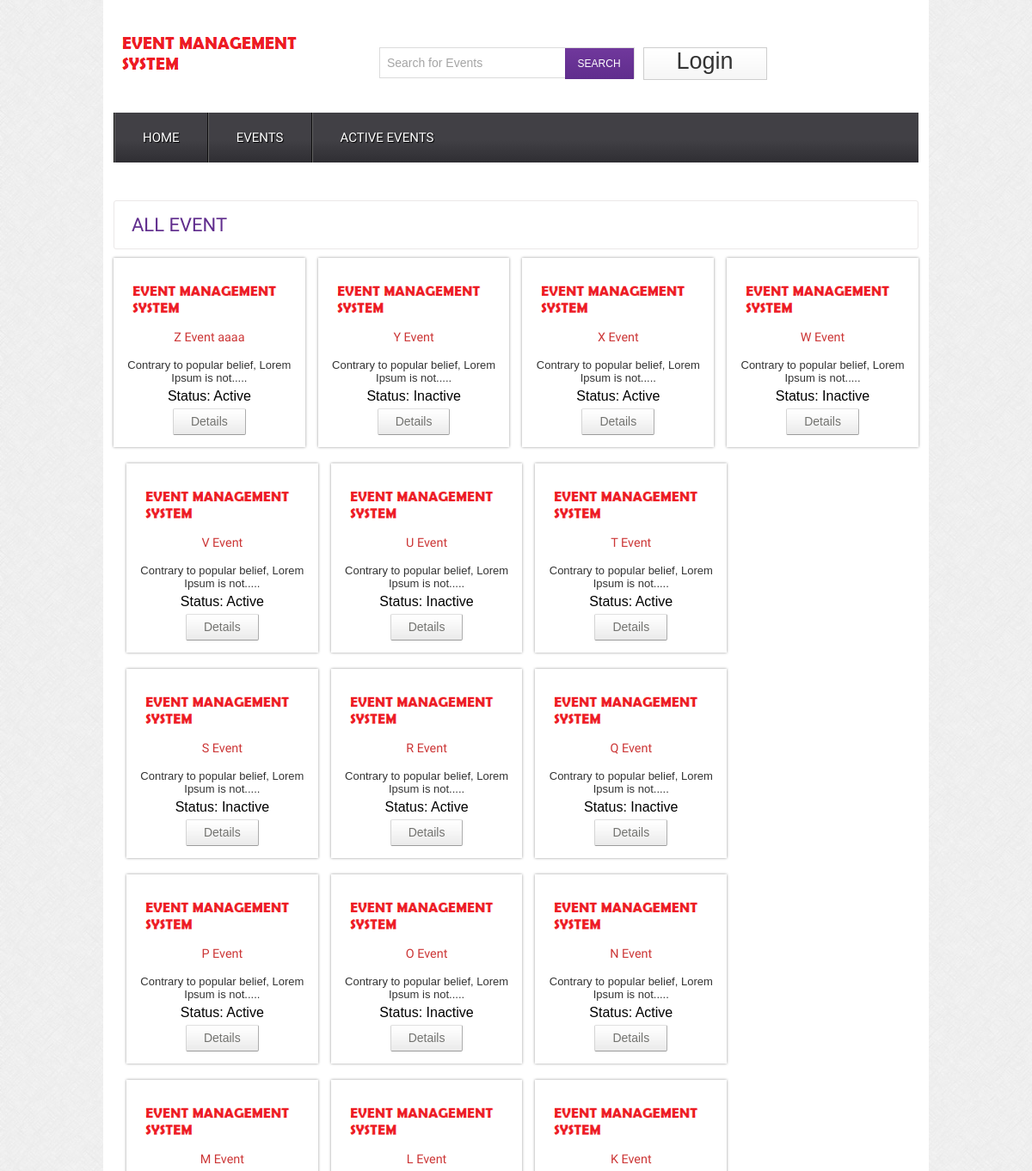
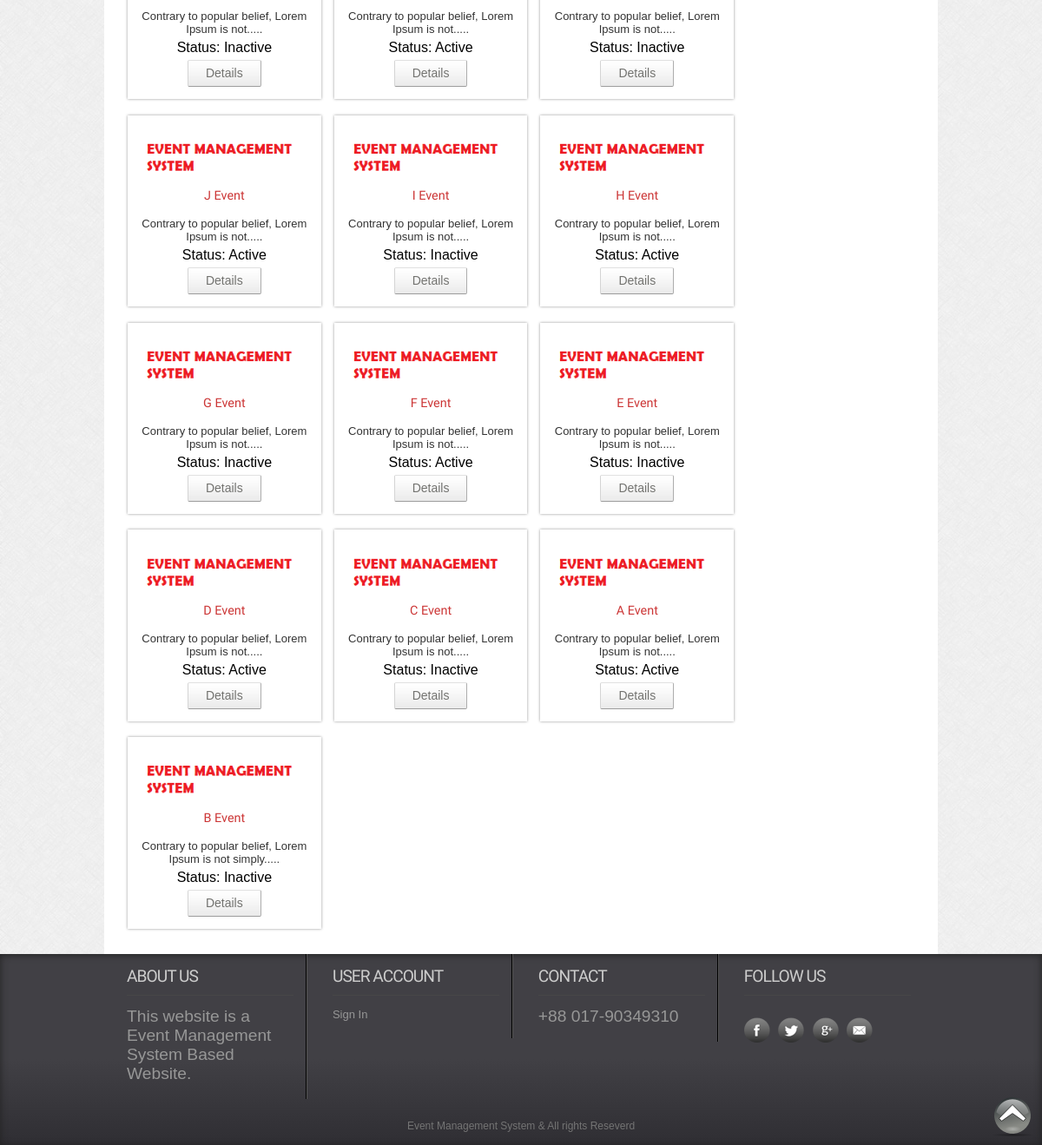
Screenshot of /events.php with the database file from the repository (2 pictures, top to bottom).
### tables this page shows
CREATE TABLE IF NOT EXISTS `tbl_event` (
  `eventId` int NOT NULL AUTO_INCREMENT,
  `eventName` varchar(255) NOT NULL,
  `body` text NOT NULL,
  `image` varchar(255) NOT NULL,
  `address` text NOT NULL,
  `location` text NOT NULL,
  `date` date NOT NULL,
  `time` time NOT NULL,
  `type` tinyint NOT NULL,
  PRIMARY KEY (`eventId`)
);

### classes/Event.php (called while the page is built, shortened)
<?php
    $filepath = realpath(dirname(__FILE__));
    include_once ($filepath.'/../lib/Database.php');
    include_once ($filepath.'/../helpers/Format.php');
?>
<?php
    class Event{
        private $db;
        public function __construct() {
            $this->db = new Database();
        }
        public function getNewEvent(){
            $query  = "SELECT * FROM tbl_event ORDER BY eventId DESC LIMIT 26";
            $result = $this->db->select($query);
            return $result;
        }
    }
?>

### lib/Database.php (called while the page is built, shortened)
<?php
Class Database{
 public $host   = DB_HOST;
 public $user   = DB_USER;
 public $pass   = DB_PASS;
 public $dbname = DB_NAME;
 public $link;
private function connectDB(){
 $this->link = new mysqli($this->host, $this->user, $this->pass,
  $this->dbname);
 }
public function select($query){
  $result = $this->link->query($query) or
   die($this->link->error.__LINE__);
  if($result->num_rows > 0){
    return $result;
  } else {
    return false;
  }
 }
}

### helpers/Format.php (called while the page is built, shortened)
<?php
class Format{
 public function textShorten($text, $limit = 400){
  $text = $text. " ";
  $text = substr($text, 0, $limit);
  $text = substr($text, 0, strrpos($text, ' '));
  $text = $text.".....";
  return $text;
 }
}
?>

### events.php (the view, shortened to what this page needs)
<?php include 'inc/header.php';?>
 <div class="main">
    <div class="content">
			<div class="content_bottom">
    		<div class="heading">
    		<h3>All Event</h3>
    		</div>
    	</div>
			<div class="section group">
			<?php
				$getNev = $ev->getNewEvent();
				if ($getNev) {
					while ($result = $getNev->fetch_assoc()) {
			?>
				<div class="grid_1_of_4 images_1_of_4">
					 <a href="details.php?eventid=<?php echo $result['eventId']; ?>"><img src="admin/<?php echo $result['image'];?>" alt="" /></a>
					 <h2><?php echo $result['eventName']; ?></h2>
					 <p><?php echo $fm->textShorten($result['body'], 60); ?></p>
					 <h4>Status: <?php if ($result['type'] == 0) {
								echo "Active";
							} else {
								echo "Inactive";
							} ?></h4>
				     <div class="button"><span><a href="details.php?eventid=<?php echo $result['eventId']; ?>" class="details">Details</a></span></div>
				</div>
				<?php } } ?>
			</div>
    </div>
 </div>
</div>
<?php include "inc/footer.php";?>

### css/style.css (style rules this page uses)
html,body,div,span,applet,object,iframe,h1,h2,h3,h4,h5,h6,p,blockquote,pre,a,abbr,acronym,address,big,cite,code,del,dfn,em,img,ins,kbd,q,s,samp,small,strike,strong,sub,sup,tt,var,b,u,i,dl,dt,dd,ol,nav ul,nav li,fieldset,form,label,legend,table,caption,tbody,tfoot,thead,tr,th,td,article,aside,canvas,details,embed,figure,figcaption,footer,header,hgroup,menu,nav,output,ruby,section,summary,time,mark,audio,video { margin:0;padding:0;border:0;font-size:100%;font:inherit;vertical-align:baseline; }
a { text-decoration:none; }
img { max-width:100%; }
body { font-family:Arial, Helvetica, sans-serif; background:url(../images/body_bg3.jpg); }
.section { clear: both; padding: 0px; margin: 0px; }
.group:before, .group:after { content:""; display:table; }
.group:after { clear:both; }
.group { zoom:1; }
.content { padding:20px 0; background:#FFF; }
.content h2 { font-size:23px; color:#6C6C6C; font-family: 'Monda', sans-serif; }
.content_bottom { padding:15px 20px; border:1px solid #EBE8E8; border-radius:3px; margin-top:2.6%; }
.heading { float:left; margin-right:10%; }
.heading h3 { font-family: 'Monda', sans-serif; font-size:22px; color:#602D8D; text-transform:uppercase; }
.grid_1_of_4 { display: block; float:left; margin: 1% 0 1% 1.6%; box-shadow: 0px 0px 3px rgb(150, 150, 150); }
.grid_1_of_4:first-child { margin-left: 0; }
.images_1_of_4 { width: 20.8%; padding:1.5%; text-align:center; position:relative; }
.images_1_of_4 img { max-width:100%; }
.images_1_of_4 h2 { color: #CC3636; font-family: 'Monda', sans-serif; font-size:0.9em; font-weight : normal; }
.images_1_of_4 p { font-size:0.8125em; padding:0.4em 0; color: #333; }
.images_1_of_4 .button { float: left; line-height: 1.9em; margin-top: 0.3em; width: 100%; }
.images_1_of_4 .button a { padding:7px 20px; font-size:0.8em; }
.images_1_of_4 .button a { font-family: "Trebuchet MS",Arial,Helvetica,sans-serif; font-size: 14px; line-height: 15px; text-transform: none; color: #737370; text-decoration: none!important; background: url(../images/button-bg.png) repeat-x 0 0 #E8E8E8; display: inline-block; border-left: 1px solid #D4D4D4!important; border-right: 1px solid #ADADAD!important; border-top: 1px solid #E0E0E0!important; border-bottom: 1px solid #9C9C9C!important; cursor: pointer!important; margin: 0 2px; border-radius: 2px; -moz-border-radius: 2px; -webkit-border-radius: 2px; -webkit-transition: all 0.5s ease; -moz-transition: all 0.5s ease; -o-transition: all 0.5s ease; transition: all 0.5s ease; }

### rows the page displays
tbl_event: image (picture), eventName "Z Event aaaa", body "Contrary to popular belief, Lorem Ipsum is not.....", type "Active"
tbl_event: image (picture), eventName "Y Event", body "Contrary to popular belief, Lorem Ipsum is not.....", type "Inactive"
tbl_event: image (picture), eventName "X Event", body "Contrary to popular belief, Lorem Ipsum is not.....", type "Active"
tbl_event: image (picture), eventName "W Event", body "Contrary to popular belief, Lorem Ipsum is not.....", type "Inactive"
tbl_event: image (picture), eventName "V Event", body "Contrary to popular belief, Lorem Ipsum is not.....", type "Active"
tbl_event: image (picture), eventName "U Event", body "Contrary to popular belief, Lorem Ipsum is not.....", type "Inactive"
tbl_event: image (picture), eventName "T Event", body "Contrary to popular belief, Lorem Ipsum is not.....", type "Active"
tbl_event: image (picture), eventName "S Event", body "Contrary to popular belief, Lorem Ipsum is not.....", type "Inactive"
tbl_event: image (picture), eventName "R Event", body "Contrary to popular belief, Lorem Ipsum is not.....", type "Active"
tbl_event: image (picture), eventName "Q Event", body "Contrary to popular belief, Lorem Ipsum is not.....", type "Inactive"
tbl_event: image (picture), eventName "P Event", body "Contrary to popular belief, Lorem Ipsum is not.....", type "Active"
tbl_event: image (picture), eventName "O Event", body "Contrary to popular belief, Lorem Ipsum is not.....", type "Inactive"
tbl_event: image (picture), eventName "N Event", body "Contrary to popular belief, Lorem Ipsum is not.....", type "Active"
tbl_event: image (picture), eventName "M Event", body "Contrary to popular belief, Lorem Ipsum is not.....", type "Inactive"
tbl_event: image (picture), eventName "L Event", body "Contrary to popular belief, Lorem Ipsum is not.....", type "Active"
tbl_event: image (picture), eventName "K Event", body "Contrary to popular belief, Lorem Ipsum is not.....", type "Inactive"
tbl_event: image (picture), eventName "J Event", body "Contrary to popular belief, Lorem Ipsum is not.....", type "Active"
tbl_event: image (picture), eventName "I Event", body "Contrary to popular belief, Lorem Ipsum is not.....", type "Inactive"
tbl_event: image (picture), eventName "H Event", body "Contrary to popular belief, Lorem Ipsum is not.....", type "Active"
tbl_event: image (picture), eventName "G Event", body "Contrary to popular belief, Lorem Ipsum is not.....", type "Inactive"
tbl_event: image (picture), eventName "F Event", body "Contrary to popular belief, Lorem Ipsum is not.....", type "Active"
tbl_event: image (picture), eventName "E Event", body "Contrary to popular belief, Lorem Ipsum is not.....", type "Inactive"
tbl_event: image (picture), eventName "D Event", body "Contrary to popular belief, Lorem Ipsum is not.....", type "Active"
tbl_event: image (picture), eventName "C Event", body "Contrary to popular belief, Lorem Ipsum is not.....", type "Inactive"
tbl_event: image (picture), eventName "A Event", body "Contrary to popular belief, Lorem Ipsum is not.....", type "Active"
tbl_event: image (picture), eventName "B Event", body "Contrary to popular belief, Lorem Ipsum is not simply.....", type "Inactive"
